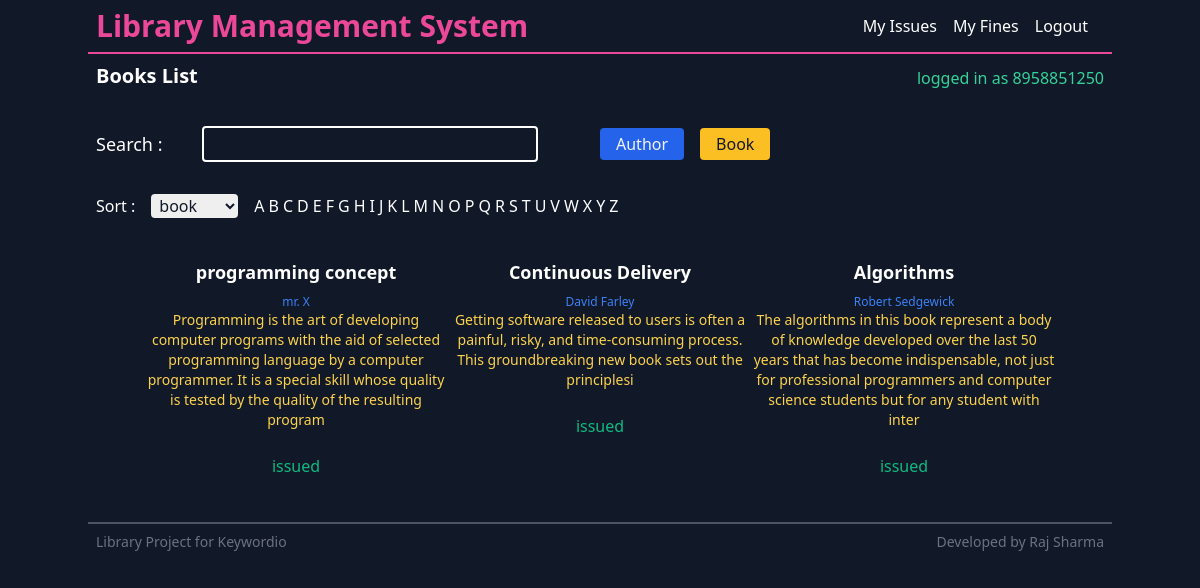
Screenshot of / (signed in) with the database file from the repository.
### library/models.py (models this page shows, shortened)
class Book(models.Model):
    name=models.CharField(max_length=350)
    author=models.ForeignKey(Author,on_delete=models.CASCADE)
    category=models.CharField(max_length=220)

class Author(models.Model):
    name=models.CharField(max_length=350)
    description=models.CharField(max_length=450)
    def __str__(self):
        return self.name

### library/views.py (the view)
# urls.py: path('',allbooks,name='home'),
def allbooks(request):
    requestedbooks,issuedbooks=getmybooks(request.user)
    allbooks=Book.objects.all()
    return render(request,'library/home.html',{'books':allbooks,'issuedbooks':issuedbooks,'requestedbooks':requestedbooks})

### library/utilities.py (called while the page is built)
def getmybooks(user):
    requestedbooks=[]
    issuedbooks=[]
    if user.is_authenticated:
        student = Student.objects.filter(student_id=user)
        if student:
            for b in Book.objects.all():
                for i in b.issue_set.all():
                    if i.student==student[0]:
                        if i.issued:
                            issuedbooks.append(b)
                        else:
                            requestedbooks.append(b)
    return [requestedbooks,issuedbooks]

### templates/library/home.html (shortened to what this page needs)
{% extends 'base.html' %} {% block heading %} Books List {% endblock heading %}
{% block content %}
<form class="flex sm:flex-row flex-col" action="/search/">
  <div
    class="w-full md:w-1/2 l:w-1/3 flex flex-col sm:flex-row sm:items-center"
  >
    <label class="text-lg" for="search-query">Search :</label>
    <input
      class="w-full sm:w-2/3 px-2 py-1 bg-transparent border-white border-2 mt-4 sm:mt-0 sm:ml-10 rounded text-white"
      type="text"
      name="search-query"
      id="search"
    />
  </div>
  <div class="flex space-x-4 mt-4 sm:mt-0 flex-row sm:items-center">
    <button
      class="text-white hover:shadow-md rounded bg-blue-600 px-4 py-1 text-gray-100"
      name="author"
    >
      Author
    </button>
    <button
      class="hover:shadow-md bg-yellow-400 text-gray-900 rounded px-4 py-1"
      name="book"
    >
      Book
    </button>
  </div>
</form>
<form
  class="flex flex-col sm:flex-row sm:space-x-4 mt-8 sm:items-center"
  action="/sort/"
>
  <h3>Sort :</h3>
  <select
    class="rounded focus:outline-none focus:ring-2 focus:ring-red-200 focus:border-red-500 text-base pr-3 pl-1 text-gray-900"
    name="sort_type"
    id="sort_type"
  >
    <option value="book">book</option>
  </select>
  <ul id="sortable" class="flex flex-wrap space-x-1">
    <li><button name="sort" value="A">A</button></li>
    <li><button name="sort" value="B">B</button></li>
    <li><button name="sort" value="C">C</button></li>
    <li><button name="sort" value="D">D</button></li>
    <li><button name="sort" value="E">E</button></li>
    <li><button name="sort" value="F">F</button></li>
    <li><button name="sort" value="G">G</button></li>
    <li><button name="sort" value="H">H</button></li>
    <li><button name="sort" value="I">I</button></li>
    <li><button name="sort" value="J">J</button></li>
    <li><button name="sort" value="K">K</button></li>
    <li><button name="sort" value="L">L</button></li>
    <li><button name="sort" value="M">M</button></li>
    <li><button name="sort" value="N">N</button></li>
    <li><button name="sort" value="O">O</button></li>
    <li><button name="sort" value="P">P</button></li>
    <li><button name="sort" value="Q">Q</button></li>
    <li><button name="sort" value="R">R</button></li>
    <li><button name="sort" value="S">S</button></li>
    <li><button name="sort" value="T">T</button></li>
    <li><button name="sort" value="U">U</button></li>
    <li><button name="sort" value="V">V</button></li>
    <li><button name="sort" value="W">W</button></li>
    <li><button name="sort" value="X">X</button></li>
    <li><button name="sort" value="Y">Y</button></li>
    <li><button name="sort" value="Z">Z</button></li>
  </ul>
</form>
<ul
  class="mt-10 md:px-4 lg:px-12 xl:px-0 grid grid-cols-1 md:grid-cols-3 xl:grid-cols-4"
>
  {% for book in books %}
  <li class="mb-12 md:mb-4 mx-auto text-center">
    <h2 class="text-lg font-bold">{{book.name}}</h2>
    <h4 class="text-xs font-regular text-blue-500 pt-2">{{book.author}}</h4>
    <h4 class="text-sm pb-2 text-yellow-300">{{book.category}}</h4>
    <div class="grid place-items-center p-2">
    </div>
    {% if not user.is_superuser and not user.is_anonymous %}
    {% if book in issuedbooks %}
    <p class="text-green-500 font-medium">issued</p>
    {% elif book in requestedbooks %}
    <p class="font-medium">issued requested</p>
    {% else %}
    <a
      class="text-white hover:shadow-md rounded bg-pink-600 px-4 py-1"
      href="/request-book-issue/{{book.id}}/"
      >Request Issue</a
    >
    {% endif %} {% endif %}
  </li>
  {% endfor %}
</ul>
{% endblock content %}

### templates/base.html (shortened to what this page needs)
<!DOCTYPE html>
<html lang="en">
  <head>
    <link
      href="https://unpkg.com/tailwindcss@^2/dist/tailwind.min.css"
      rel="stylesheet"
    />
  </head>
  <body class="min-h-screen bg-gray-900 text-white">
    {% include 'nav.html' %}
    <header
      class="flex flex-row justify-between items-end mb-5 md:mx-auto max-w-5xl p-2"
    >
      <h1 class="font-bold text-lg sm:text-xl capitalize">
        {%block heading %}{% endblock heading %}
      </h1>
      {% if user.is_anonymous %}
      <h2 class="text-red-400 sm:pr-5 xl:pr-3">logged out</h2>
      {% else %}
      <h2 class="text-green-400">logged in as {{user}}</h2>
      {% endif %}
    </header>
    <main class="container md:mx-auto max-w-5xl p-2">
      {% block content %}{% endblock content %}
    </main>
    {% include 'footer.html' %}
  </body>
</html>

### rows the page displays
Book: name "programming concept", author "mr. X", category "Programming is the art of developing computer programs with the aid of selected programming language by a computer programmer. It is a special skill whose quality is tested by the quality of the resulting program", shows "issued"
Book: name "Continuous Delivery", author "David Farley", category "Getting software released to users is often a painful, risky, and time-consuming process. This groundbreaking new book sets out the principlesi", shows "issued"
Book: name "Algorithms", author "Robert Sedgewick", category "The algorithms in this book represent a body of knowledge developed over the last 50 years that has become indispensable, not just for professional programmers and computer science students but for any student with inter", shows "issued"

### other values shown
{{ user }} "8958851250"
